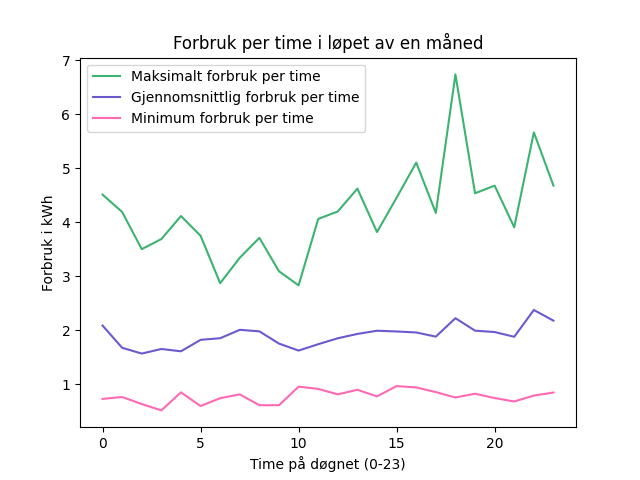

Recreate this plot in Python.
import csv
import matplotlib.pyplot as plt

# målinger hver time, fra time 0 til 23

data = "meter.csv"

# beregn gjennomsnittlig forbruk per time
def calculate_average_power(filename):
    average = [0] * 24
    hours = [0] * 24 

    with open(filename, 'r') as file:
        reader = csv.reader(file)
        next(reader) # hopp over header

        for row in reader:
            # definer hvilke kolonne som skal leses:
            # 0 = dato, 1 = time, 2 = forbruk
            hour = int(row[1])
            power = float(row[2])

            average[hour] += power # oppdater totalt forbruk per time
            hours[hour] += 1 # tell antall målinger per time

    # beregn gjennomsnittsverdi for hver time (24)
    for i in range(24):
        if hours[i] > 0:
            average[i] /= hours[i]

    return average

# beregn minimumsverdi per time
def calculate_minimum_power(filename):
    # starter med 1000, så vil alle målinger være mindre
    min_value = [1000] * 24

    with open(filename, 'r') as file:
        reader = csv.reader(file)
        next(reader)

        for row in reader:
            hour = int(row[1])
            power = float(row[2])

            # oppdater minimumsverdi
            if power < min_value[hour]:
                min_value[hour] = power

    return min_value

# beregn maksimumsverdi per time
# samme konsept som minimun, men oppdaterigen er motsatt
def calculate_maximum_power(filename):
    # starter med 0, så vil alle målinger være større
    max_value = [0] * 24

    with open(filename, 'r') as file:
        reader = csv.reader(file)
        next(reader) 

        for row in reader:
            hour = int(row[1])
            power = float(row[2])

            if power > max_value[hour]:
                max_value[hour] = power

    return max_value

# kjør funksjonene og lagre resultatene i variabler
# dette er lister med 24 elementer (en per time)
averages = calculate_average_power(data)
minimums = calculate_minimum_power(data)
maximums = calculate_maximum_power(data)

# farger for linjene
color = ['mediumseagreen', 'slateblue', 'hotpink'] # ref: https://matplotlib.org/stable/gallery/color/named_colors.html

# plott tre ganger
plt.plot(maximums, label="Maksimalt forbruk per time", color=color[0])
plt.plot(averages, label="Gjennomsnittlig forbruk per time", color=color[1])
plt.plot(minimums, label="Minimum forbruk per time", color=color[2])

# beskrivelser og tittel
plt.xlabel("Time på døgnet (0-23)")
plt.ylabel("Forbruk i kWh")
plt.title("Forbruk per time i løpet av en måned")
plt.legend()

# lagre som bilde (png)
plt.savefig("power.png")
